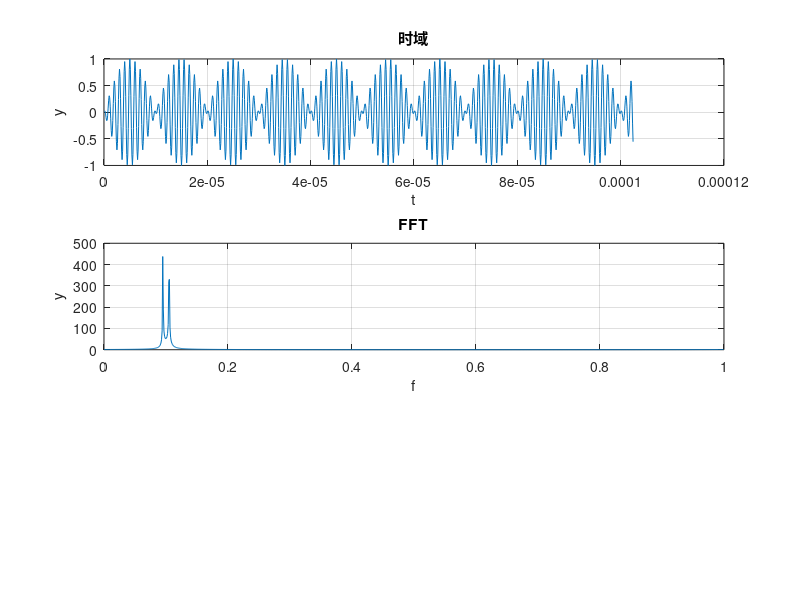

This figure's MATLAB source:
clear all;
clc;

N = 1024;
n = 1 : N;
fs = 10000000; %10Mhz
t = n / fs;

%signal
f1 = 1000000; %1Mhz
f2 = 50000; %50khz
y = sin(2 * pi * f2 * t) .* exp(1i * (2 * pi * f1 * t));


subplot(3, 1, 1);
plot(t, y); %ignore img
title("时域");
xlabel('t');
ylabel('y');
grid on

%fft
f = (0 : N-1) * (fs / N) / 10000000;
fft_y = fft(y, N);
fft_y = abs(fft_y);

subplot(3, 1, 2);
plot(f, fft_y);
title("FFT");
xlabel('f');
ylabel('y');
grid on


